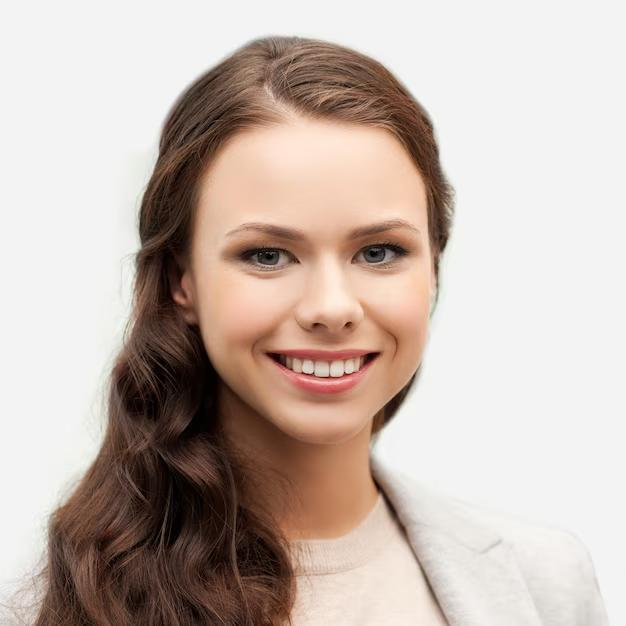
#> input picture data/faces_teste/pessoa.jpg, 626 x 626 px
$ python ex2-3.py --imagem ../../data/faces_teste/pessoa.jpg
#> lines starting #> are read from the running program, lines starting #| are printed output that depends on the picture
from __future__ import annotations

import argparse
from pathlib import Path

import cv2
import numpy as np


def argumentos() -> argparse.Namespace:
    parser = argparse.ArgumentParser(description="Segmentação de cor em HSV.")
    parser.add_argument("--imagem", default="dados/gerados/cena.png")
    parser.add_argument("--h-min", type=int, default=90)
    parser.add_argument("--h-max", type=int, default=135)
    parser.add_argument("--s-min", type=int, default=80)
    parser.add_argument("--v-min", type=int, default=40)
    return parser.parse_args()


def main() -> None:
    args = argumentos()
    imagem = cv2.imread(args.imagem)
#> imagem is the input picture: shape (626, 626, 3); mean B, G, R 174.6, 182.8, 197.7
    if imagem is None:
        raise FileNotFoundError(args.imagem)

    hsv = cv2.cvtColor(imagem, cv2.COLOR_BGR2HSV)
#> hsv: shape (626, 626, 3); mean H, S, V 8.2, 48.8, 197.7
    limite_inferior = np.array([args.h_min, args.s_min, args.v_min], dtype=np.uint8)
    limite_superior = np.array([args.h_max, 255, 255], dtype=np.uint8)
    mascara = cv2.inRange(hsv, limite_inferior, limite_superior)
#> mascara: shape (626, 626); every value is 0
    resultado = cv2.bitwise_and(imagem, imagem, mask=mascara)
#> resultado: shape (626, 626, 3); every value is 0

    proporcao = 100.0 * cv2.countNonZero(mascara) / mascara.size
#> proporcao = 0
    print(f"Pixels selecionados: {proporcao:.2f}%")
#| Pixels selecionados: 0.00%
    print("No OpenCV, H varia de 0 a 179; S e V variam de 0 a 255.")

    saida = Path("dados/gerados")
    cv2.imwrite(str(saida / "mascara_hsv.png"), mascara)
    cv2.imwrite(str(saida / "segmentacao_hsv.png"), resultado)
    cv2.imshow("Original | Máscara | Resultado", np.hstack([
        imagem,
        cv2.cvtColor(mascara, cv2.COLOR_GRAY2BGR),
        resultado,
    ]))
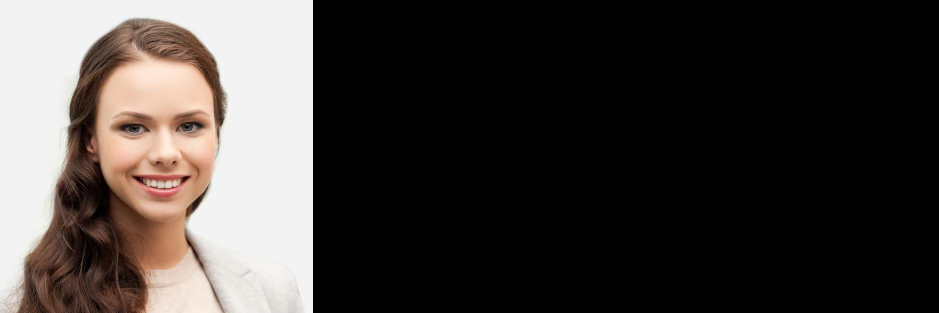
#> window 'Original | Máscara | Resultado': shape (626, 1878, 3) (shown at 1/2 size); mean B, G, R 58.2, 60.9, 65.9
    cv2.waitKey(0)
    cv2.destroyAllWindows()


if __name__ == "__main__":
    main()
